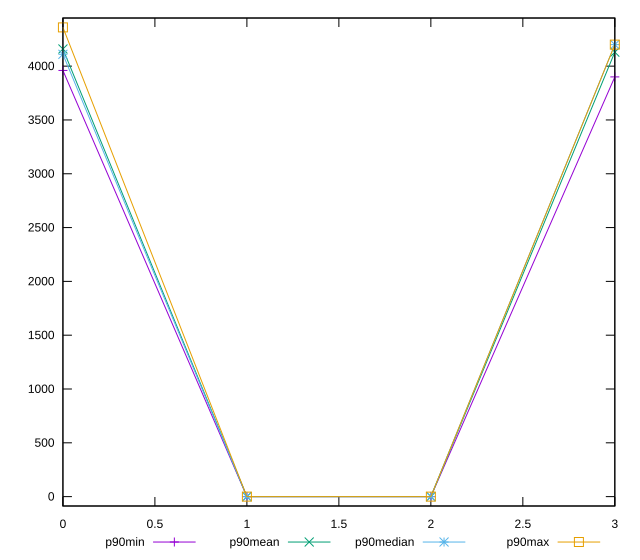

gnuplot code for this plot:
reset

$p90Min <<EOF
0 3960
1 0
2 0
3 3900
EOF

$p90Mean <<EOF
0 4159.468085106383
1 0
2 0
3 4130
EOF

$p90Median <<EOF
0 4110
1 0
2 0
3 4200
EOF

$p90Max <<EOF
0 4360
1 0
2 0
3 4200
EOF

set key outside below
set xrange [0:3]
set yrange [-87.2:4447.2]
set trange [-87.2:4447.2]
set terminal svg size 640, 560 enhanced background rgb 'white'
set output "reports/report_00031_2021-02-24T23-18-18.084Z/unused-javascript/progression/value.svg"

plot $p90Min title "p90min" with linespoints, \
     $p90Mean title "p90mean" with linespoints, \
     $p90Median title "p90median" with linespoints, \
     $p90Max title "p90max" with linespoints

reset
